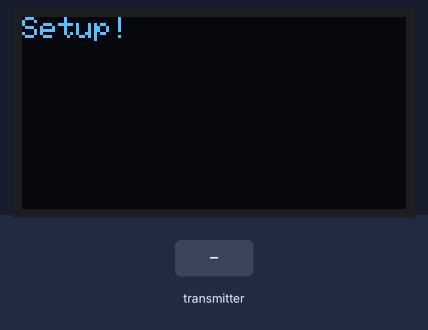
Recording of a sketch running on a simulated Arduino Uno, built with avr-gcc and run on an emulated ATmega328P. Shown: 128×64 one-colour display. The inputs (shaded band) are chosen by the test bench. No radio packets arrive unless stated; what the sketch prints to the serial monitor is not drawn.

Above: at 1.2 s.
1.3 s: the transmitter starts sending data1 = 0
At 2.1 s:
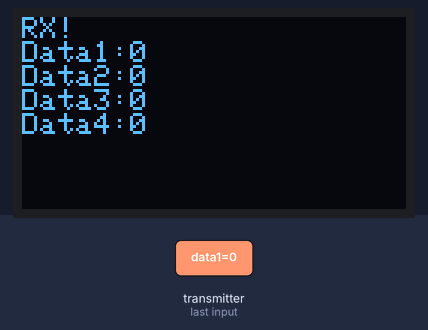
4.3 s: the transmitter starts sending data2 = 128
At 4.8 s:
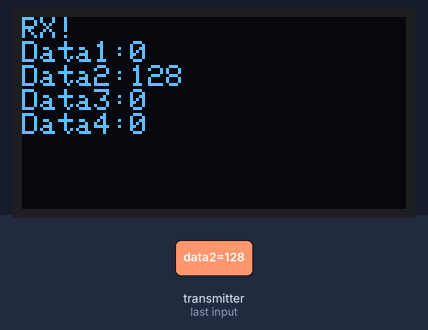
10.3 s: the transmitter starts sending data4 = 64
At 10.9 s:
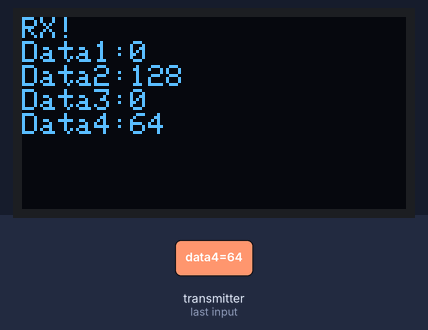
11.8 s: the transmitter starts sending data2 = 255
At 12.3 s:
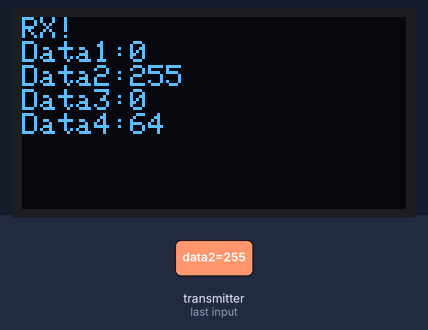
13.3 s: the transmitter starts sending data1 = 64
At 13.7 s:
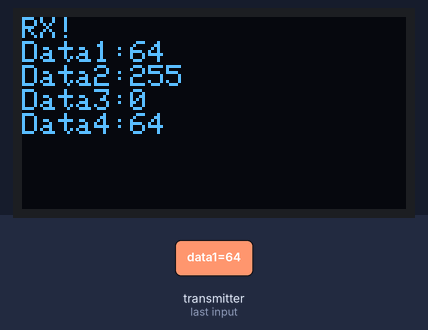
Timing chart, 0 to 16.3 s (numbered marks = the images above; inputs shaded):
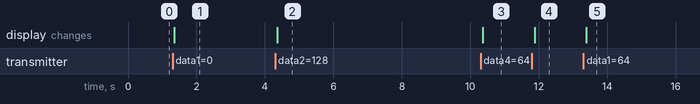

Measured:
- after the input at 1.3 s, the display: changes after 0.05 s (image 1)
- after the input at 4.3 s, the display: changes after 0.06 s (image 2)
- after the input at 10.3 s, the display: changes after 0.07 s (image 3)
- after the input at 11.8 s, the display: changes after 0.08 s (image 4)
- after the input at 13.3 s, the display: changes after 0.08 s (image 5)

The sketch:

sketch_apr02a_demoRX1.ino
```cpp
// Simple I2C test for ebay 128x64 oled.
// Use smaller faster AvrI2c class in place of Wire.
// Edit AVRI2C_FASTMODE in SSD1306Ascii.h to change the default I2C frequency.
//
#include "SSD1306Ascii.h"
#include "SSD1306AsciiAvrI2c.h"

// 0X3C+SA0 - 0x3C or 0x3D
#define I2C_ADDRESS 0x3C

// Define proper RST_PIN if required.
#define RST_PIN -1

SSD1306AsciiAvrI2c oled;

// RC stuff follows
#include "SPI.h"
#include "RF24.h"
#include "nRF24L01.h"

#define CE_PIN 9
#define CSN_PIN 10

#define INTERVAL_MS_SIGNAL_LOST 2000
#define INTERVAL_MS_SIGNAL_RETRY 250

RF24 radio(CE_PIN, CSN_PIN);

const byte address[6] = "17001";

//NRF24L01 buffer limit is 32 bytes (max struct size)
struct payload {
  byte data1;
  byte data2;
  byte data3;
  byte data4;
};

payload payload;

unsigned long lastSignalMillis = 0;

void setup()
{
  Serial.begin(115200);
  Serial.print("Setup");


  #if RST_PIN >= 0
  oled.begin(&Adafruit128x64, I2C_ADDRESS, RST_PIN);
#else // RST_PIN >= 0
  oled.begin(&Adafruit128x64, I2C_ADDRESS);
#endif // RST_PIN >= 0
  // Call oled.setI2cClock(frequency) to change from the default frequency.

  oled.setFont(Adafruit5x7);
  oled.clear(); // clear display
  oled.println("Setup!");

  //RC stuff Follows

  radio.begin();

  //Append ACK packet from the receiving radio back to the transmitting radio
  radio.setAutoAck(false); //(true|false)
  //Set the transmission datarate
  //radio.setDataRate(RF24_250KBPS); //(RF24_250KBPS|RF24_1MBPS|RF24_2MBPS)
  radio.setDataRate(RF24_2MBPS); //(RF24_250KBPS|RF24_1MBPS|RF24_2MBPS)
  //Greater level = more consumption = longer distance
  radio.setPALevel(RF24_PA_MAX); //(RF24_PA_MIN|RF24_PA_LOW|RF24_PA_HIGH|RF24_PA_MAX)
  //Default value is the maximum 32 bytes1
  radio.setPayloadSize(sizeof(payload));
  //Act as receiver
  radio.openReadingPipe(0, address);
  radio.startListening();
}

void loop()
{
  unsigned long currentMillis = millis();

  if (radio.available() > 0) {
    radio.read(&payload, sizeof(payload));

    Serial.println("Received");

    Serial.print("Data1:");
    Serial.println(payload.data1);

    Serial.print("Data2:");
    Serial.println(payload.data2);

      oled.clear(); // clear display
      oled.println("RX!");
      oled.print("Data1:");
      oled.println(payload.data1);
      oled.print("Data2:");
      oled.println(payload.data2);
      oled.print("Data3:");
      oled.println(payload.data3);
      oled.print("Data4:");
      oled.println(payload.data4);

    lastSignalMillis = currentMillis;
  }

  if (currentMillis - lastSignalMillis > INTERVAL_MS_SIGNAL_LOST) {
    lostConnection();
  }
}

void lostConnection()
{
  //Serial.println("We have lost connection, preventing unwanted behavior");

  delay(INTERVAL_MS_SIGNAL_RETRY);
}
```
